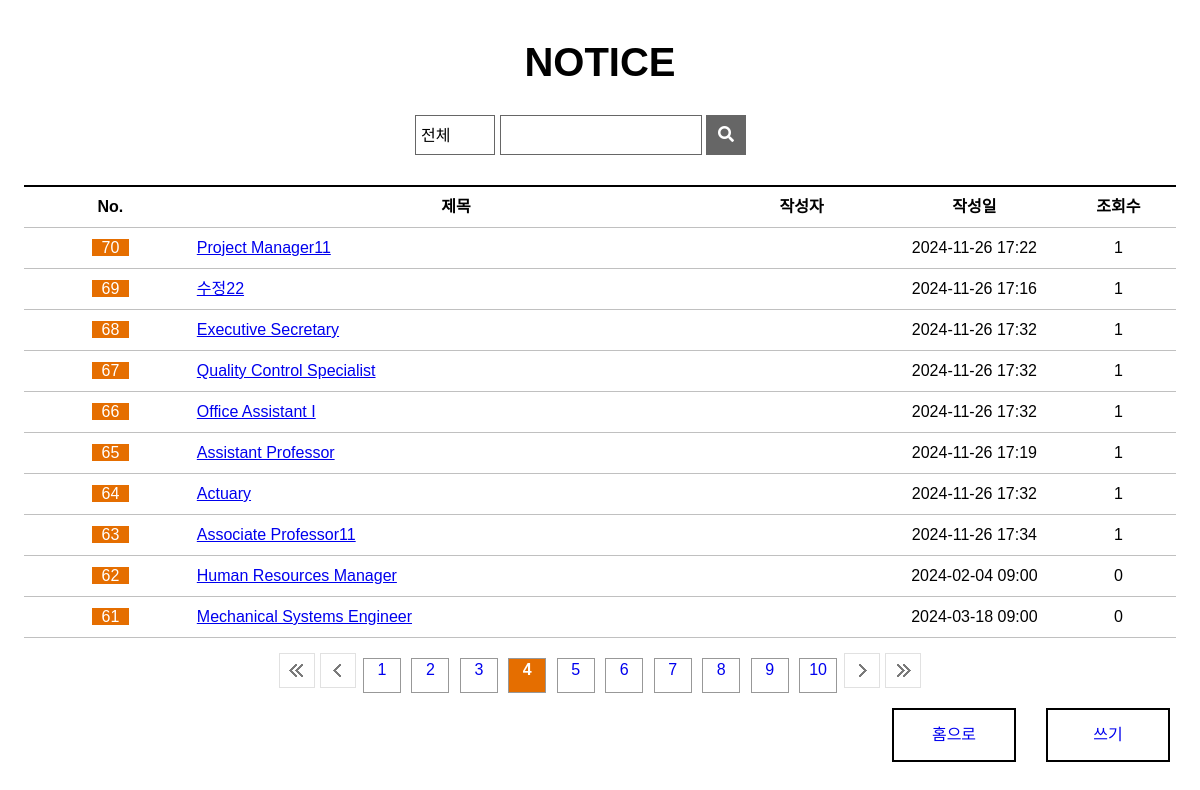
Screenshot of /board/blist/?npage=4 with the database file from the repository.
### board/models.py (models this page shows, shortened)
class Board(models.Model):
  bno = models.AutoField(primary_key=True)
  member = models.ForeignKey(Member,on_delete=models.DO_NOTHING, null=True)
  btitle = models.CharField(max_length=1000)
  bcontent = models.TextField()
  bgroup = models.IntegerField(null=True)
  bstep = models.IntegerField(default=0)
  bindent = models.IntegerField(default=0)
  bhit = models.IntegerField(default=0)
  bdate = models.DateTimeField(auto_now=True)
  bfile = models.ImageField(null=True,upload_to='board')

### board/views.py (the view)
# urls.py: path('blist/', views.blist, name='blist'),
def blist(request):   # 게시판페이지 호출
  npage = int(request.GET.get('npage',1))  # 넘어온 현재페이지
  qs = Board.objects.all().order_by('-bgroup','bstep')
  paginator = Paginator(qs,10)  # 중간에 삭제해도 알아서 계산해줌 / 1페이지 10개
  blist = paginator.get_page(npage)
  context = {'blist':blist,'npage':npage}
  return render(request,'blist.html',context)

### board/templates/blist.html (shortened to what this page needs)
{% load static %}
<!DOCTYPE html>
<html>
<head>
  <link rel="stylesheet" href="https://cdnjs.cloudflare.com/ajax/libs/font-awesome/5.12.1/css/all.min.css">
  <link rel="stylesheet" href="{% static '/css/style.css' %}">
  <link rel="stylesheet" href="{% static '/css/notice_list.css' %}">
</head>
<body>
<section>
    <h1>NOTICE</h1>
    <div class="wrapper">
      <form action="/search" name="search" method="post">
        <select name="category" id="category">
          <option value="0">전체</option>
        </select>
        <div class="title">
          <input type="text" size="16">
        </div>
        <button type="submit"><i class="fas fa-search"></i></button>
      </form>
    </div>
    <table>
      <colgroup>
        <col width="15%">
        <col width="45%">
        <col width="15%">
        <col width="15%">
        <col width="10%">
      </colgroup>
      <tr>
        <th>No.</th>
        <th>제목</th>
        <th>작성자</th>
        <th>작성일</th>
        <th>조회수</th>
      </tr>
      {% if blist %}
        {% for board in blist %}
          <tr>
            <td><span class="table-notice">{{board.bno}}</span></td>
            <td class="table-title">
            <a href="/board/bview/{{board.bno}}/?npage={{npage}}">
                {{board.btitle}}
            </a>
            </td>
            <td>{{board.nicName}}</td>
            <td>{{board.bdate|date:'Y-m-d H:i'}}</td>
            <td>{{board.bhit}}</td>
          </tr>
        {% endfor %}
      {% else %}
      <tr>
        <td colspan='5'>데이터가 없습니다.</td>
      </tr>
      {% endif %}
    </table>
    <ul class="page-num">
      {% if blist.has_previous %}
      <a href="/board/blist/?npage=1"><li class="first"></li></a>
      <a href="/board/blist/?npage={{blist.previous_page_number}}"><li class="prev"></li></a>
      {% else %}
      <li class="first"></li>
      <li class="prev"></li>
      {% endif %}
      {% for page in blist.paginator.page_range %}
      {% if page != npage %}
        <a href="/board/blist/?npage={{page}}"><li class="num"><div>{{page}}</div></li></a>
      {% else %}
        <li class="num on"><div>{{page}}</div></li>
      {% endif %}
      {% endfor %}
      {% if blist.has_next %}
      <a href="/board/blist/?npage={{blist.next_page_number}}"><li class="next"></li></a>
      <a href="/board/blist/?npage={{blist.paginator.num_pages}}"><li class="last"></li></a>
      {% else %}
      <li class="next"></li>
      <li class="last"></li>
      {% endif %}
    </ul>
    <a href="/board/bwrite/"><div class="write">쓰기</div></a>
    <a href="/"><div class="write">홈으로</div></a>
  </section>
</body>
</html>

### static/css/style.css (style rules this page uses)
*, body { margin: 0; padding: 0; font-family: 'Noto Sans KR', sans-serif; font-size: 16px; }
li { display: inline-block; padding-right: 5px; font-size: 13px; }
.wrapper { width: 1200px; margin: auto; }

### static/css/notice_list.css (style rules this page uses)
section { text-align: center; }
h1 { margin-top: 40px; margin-bottom: 50px; font-size: 40px; }
.wrapper { position: relative; }
select { position: absolute; top: 50%; left: 50%; width: 80px; height: 40px; margin-left: -185px; margin-top: -20px; padding: 5px; border: 1px solid #666666; font-family: inherit; background: url(https://www.midashotel.co.kr/Midas_common/images/homepage/board/search-box-select.png) no-repeat 95% 50%; -webkit-appearance: none; -moz-appearance: none; appearance: none; }
form > div { position: absolute; top: 50%; left: 50%; width: 200px; height: 38px; margin-left: -100px; margin-top: -20px; display: inline-block; border: 1px solid #666666; }
input { position: relative; top: 4px; left: 2px; border: none; font-size: 16px; }
button { position: absolute; top: 50%; left: 50%; width: 40px; height: 40px; margin-left: 106px; margin-top: -20px; background: #666666; color: white; border: none; }
table { width: 96%; margin-top: 100px; margin-left: auto; margin-right: auto; line-height: 40px; }
.table-notice { background-color: #e56e00; color: white; padding-left: 10px; padding-right: 10px; }
.table-title { text-align: left; }
table { border-collapse: collapse; }
th { border: 1px solid silver; border-top: 2px solid black; }
td { border: 1px solid silver; }
th, td { border-left: hidden; border-right: hidden; }
.page-num { margin-top: 15px; }
.page-num li { width: 36px; height: 35px; padding: 0; }
.first { background: url(/static/images/paging_first.png) no-repeat; }
.prev { background: url(/static/images/paging_prev.png) no-repeat; }
.num { position: relative; top: -15px; height: 33px !important; margin-left: 3px; margin-right: 3px; border: 1px #989898 solid; }
.on { background-color: #e56e00; color: white; font-weight: 700; }
.num > div { position: relative; top: 2px; }
.next { background: url(/static/images/paging_next.png) no-repeat; }
.last { background: url(/static/images/paging_last.png) no-repeat; }
.write { float: right; width: 120px; height: 50px; line-height: 50px; margin: 0 30px 50px 0; border: 2px black solid; }

### rows the page displays
Board: bno "70", btitle "Project Manager11", bdate "2024-11-26 17:22", bhit "1"
Board: bno "69", btitle "수정22", bdate "2024-11-26 17:16", bhit "1"
Board: bno "68", btitle "Executive Secretary", bdate "2024-11-26 17:32", bhit "1"
Board: bno "67", btitle "Quality Control Specialist", bdate "2024-11-26 17:32", bhit "1"
Board: bno "66", btitle "Office Assistant I", bdate "2024-11-26 17:32", bhit "1"
Board: bno "65", btitle "Assistant Professor", bdate "2024-11-26 17:19", bhit "1"
Board: bno "64", btitle "Actuary", bdate "2024-11-26 17:32", bhit "1"
Board: bno "63", btitle "Associate Professor11", bdate "2024-11-26 17:34", bhit "1"
Board: bno "62", btitle "Human Resources Manager", bdate "2024-02-04 09:00", bhit "0"
Board: bno "61", btitle "Mechanical Systems Engineer", bdate "2024-03-18 09:00", bhit "0"

### other values shown
{{ page }} "1" "2" "3" "5" "6" "7" "8" "9" "10"
{{ page }} "4"
